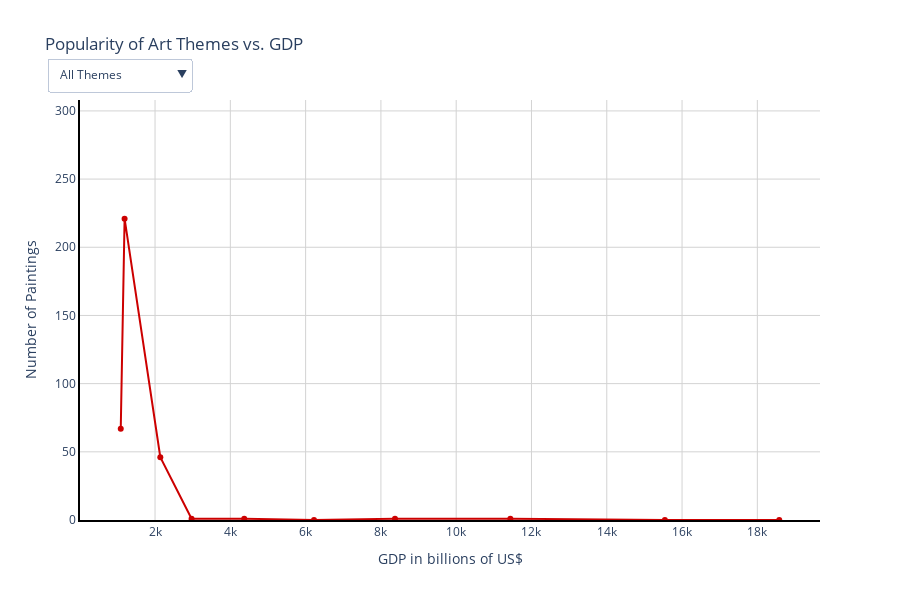

The notebook cell saved with this chart:
### Markdown cell above
This graph below shows the effect of GDP on any art theme

### Code cell
# Function to generate high-contrast colors
def generate_colors(n):
    colors = []
    for i in range(n):
        hue = (i * 137.5) % 360  # Spread colors around the HSL wheel
        rgb = colorsys.hls_to_rgb(hue / 360, 0.4, 1.0)  # Ensure mid-brightness
        hex_color = "#{:02x}{:02x}{:02x}".format(
            int(rgb[0] * 255), int(rgb[1] * 255), int(rgb[2] * 255)
        )
        colors.append(hex_color)
    return colors

# Generate a color list with good contrast
colors = generate_colors(len(art_themes))

# Calculate the average effect of GDP on paintings
average_paintings = np.mean(paintings_data, axis=1)

# Initialize figure
fig = go.Figure()

# Add traces for each art theme
for i, theme in enumerate(art_themes):
    fig.add_trace(
        go.Scatter(
            x=GDP_decade,
            y=paintings_data[:, i],
            name=theme,
            visible=(i == 0),
            line=dict(color=colors[i])
        )
    )

# Add a trace for the average effect (initially hidden)
fig.add_trace(
    go.Scatter(
        x=GDP_decade,
        y=average_paintings,
        name="Average Effect",
        visible=False,  # Initially hidden
        line=dict(color="black", width=3, dash="dashdot")  # Black dashed line
    )
)

# Create dropdown menu options
dropdown_options = [
    {
        "label": "All Themes",
        "method": "update",
        "args": [
            {"visible": [True] * len(art_themes) + [False]},  # Show all themes, hide average
            {"title": "Popularity of All Art Themes vs. GDP"}
        ]
    },
    {
        "label": "Average Effect",
        "method": "update",
        "args": [
            {"visible": [False] * len(art_themes) + [True]},  # Hide all themes, show average
            {"title": "Average Effect of GDP on Number of Paintings"}
        ]
    }
]

# Add individual theme options
dropdown_options.extend([
    {
        "label": theme,
        "method": "update",
        "args": [
            {"visible": [j == i for j in range(len(art_themes))] + [False]},  # Show only selected theme, hide average
            {"title": f"Popularity of {theme} vs. GDP"}
        ]
    }
    for i, theme in enumerate(art_themes)
])

# Apply layout fixes (White background, black y-axis, dark gray x-axis)
fig.update_layout(
    width=900, 
    height=600, 
    paper_bgcolor="white",  
    plot_bgcolor="white",
    xaxis=dict(
        showgrid=True,
        gridcolor="lightgray",
        showline=True,
        linecolor="black",
        linewidth=2,
    ),
    yaxis=dict(
        showgrid=True,
        gridcolor="lightgray",
        showline=True, 
        linecolor="black",  
        linewidth=2, 
        range=[0, np.max(paintings_data)],
    ),
    updatemenus=[
        {
            "buttons": dropdown_options,
            "direction": "down",
            "showactive": True,
            "x": 0.15,  
            "y": 1.1
        }
    ],
    title="Popularity of Art Themes vs. GDP",
    xaxis_title="GDP in billions of US$",
    yaxis_title="Number of Paintings",
)

# Display the figure
fig.show()

# Save as an interactive HTML file
pio.write_html(fig, "../../website/figures/interactive_plot.html")

### Figure 1 — Plotly figure (JSON) as saved in the notebook; plotly's stock layout.template omitted (floating-point values rounded to 4 significant figures)
{"data": [{"line": {"color": "#cc0000"}, "name": "Animals", "type": "scatter", "visible": true, "x": [1089, 1191, 2140, 2970, 4369, 6223, 8374, 11439, 15544, 18582], "y": [67, 221, 46, 1, 1, 0, 1, 1, 0, 0]}, {"line": {"color": "#00cc3b"}, "name": "Architecture", "type": "scatter", "visible": false, "x": [1089, 1191, 2140, 2970, 4369, 6223, 8374, 11439, 15544, 18582], "y": [156, 308, 85, 8, 1, 4, 0, 2, 2, 0]}, {"line": {"color": "#7600cc"}, "name": "Botanical study", "type": "scatter", "visible": false, "x": [1089, 1191, 2140, 2970, 4369, 6223, 8374, 11439, 15544, 18582], "y": [152, 269, 17, 0, 0, 0, 0, 0, 0, 0]}, {"line": {"color": "#ccb200"}, "name": "Cityscapes", "type": "scatter", "visible": false, "x": [1089, 1191, 2140, 2970, 4369, 6223, 8374, 11439, 15544, 18582], "y": [52, 135, 29, 0, 0, 2, 0, 0, 0, 0]}, {"line": {"color": "#00a9cc"}, "name": "Clothing and dress", "type": "scatter", "visible": false, "x": [1089, 1191, 2140, 2970, 4369, 6223, 8374, 11439, 15544, 18582], "y": [33, 68, 28, 1, 1, 0, 5, 0, 1, 0]}, {"line": {"color": "#cc006e"}, "name": "Domestic", "type": "scatter", "visible": false, "x": [1089, 1191, 2140, 2970, 4369, 6223, 8374, 11439, 15544, 18582], "y": [42, 82, 42, 5, 1, 0, 0, 2, 0, 0]}, {"line": {"color": "#32cc00"}, "name": "Dress accessories", "type": "scatter", "visible": false, "x": [1089, 1191, 2140, 2970, 4369, 6223, 8374, 11439, 15544, 18582], "y": [32, 59, 14, 0, 2, 1, 5, 0, 1, 0]}, {"line": {"color": "#0800cc"}, "name": "Figure female", "type": "scatter", "visible": false, "x": [1089, 1191, 2140, 2970, 4369, 6223, 8374, 11439, 15544, 18582], "y": [73, 100, 28, 0, 0, 0, 0, 0, 0, 0]}, {"line": {"color": "#cc4400"}, "name": "Figure group", "type": "scatter", "visible": false, "x": [1089, 1191, 2140, 2970, 4369, 6223, 8374, 11439, 15544, 18582], "y": [108, 200, 72, 4, 4, 2, 0, 0, 2, 0]}, {"line": {"color": "#00cc7f"}, "name": "Figure male", "type": "scatter", "visible": false, "x": [1089, 1191, 2140, 2970, 4369, 6223, 8374, 11439, 15544, 18582], "y": [39, 68, 82, 1, 2, 0, 1, 0, 1, 0]}, {"line": {"color": "#ba00cc"}, "name": "Horses", "type": "scatter", "visible": false, "x": [1089, 1191, 2140, 2970, 4369, 6223, 8374, 11439, 15544, 18582], "y": [18, 74, 13, 0, 0, 0, 0, 0, 0, 0]}, {"line": {"color": "#a1cc00"}, "name": "Landscapes", "type": "scatter", "visible": false, "x": [1089, 1191, 2140, 2970, 4369, 6223, 8374, 11439, 15544, 18582], "y": [200, 305, 93, 5, 3, 2, 0, 1, 1, 0]}, {"line": {"color": "#0065cc"}, "name": "Men", "type": "scatter", "visible": false, "x": [1089, 1191, 2140, 2970, 4369, 6223, 8374, 11439, 15544, 18582], "y": [62, 157, 29, 2, 4, 0, 20, 0, 3, 0]}, {"line": {"color": "#cc002a"}, "name": "Mountains", "type": "scatter", "visible": false, "x": [1089, 1191, 2140, 2970, 4369, 6223, 8374, 11439, 15544, 18582], "y": [26, 55, 13, 1, 0, 0, 0, 0, 1, 0]}, {"line": {"color": "#00cc11"}, "name": "Nudity", "type": "scatter", "visible": false, "x": [1089, 1191, 2140, 2970, 4369, 6223, 8374, 11439, 15544, 18582], "y": [43, 80, 7, 0, 0, 0, 0, 0, 0, 0]}, {"line": {"color": "#4c00cc"}, "name": "Occupations", "type": "scatter", "visible": false, "x": [1089, 1191, 2140, 2970, 4369, 6223, 8374, 11439, 15544, 18582], "y": [69, 138, 82, 2, 2, 1, 1, 1, 0, 0]}, {"line": {"color": "#cc8800"}, "name": "Portraits", "type": "scatter", "visible": false, "x": [1089, 1191, 2140, 2970, 4369, 6223, 8374, 11439, 15544, 18582], "y": [88, 169, 23, 4, 4, 1, 31, 0, 3, 1]}, {"line": {"color": "#00ccc3"}, "name": "Religion", "type": "scatter", "visible": false, "x": [1089, 1191, 2140, 2970, 4369, 6223, 8374, 11439, 15544, 18582], "y": [40, 76, 14, 3, 0, 0, 0, 0, 0, 1]}, {"line": {"color": "#cc0098"}, "name": "Trees", "type": "scatter", "visible": false, "x": [1089, 1191, 2140, 2970, 4369, 6223, 8374, 11439, 15544, 18582], "y": [34, 65, 9, 1, 0, 0, 0, 0, 0, 0]}, {"line": {"color": "#5dcc00"}, "name": "Women", "type": "scatter", "visible": false, "x": [1089, 1191, 2140, 2970, 4369, 6223, 8374, 11439, 15544, 18582], "y": [47, 66, 16, 2, 0, 2, 14, 0, 0, 0]}, {"line": {"color": "black", "dash": "dashdot", "width": 3}, "name": "Average Effect", "type": "scatter", "visible": false, "x": [1089, 1191, 2140, 2970, 4369, 6223, 8374, 11439, 15544, 18582], "y": [69.05, 134.8, 37.1, 2, 1.25, 0.75, 3.9, 0.35, 0.75, 0.1]}], "layout": {"height": 600, "paper_bgcolor": "white", "plot_bgcolor": "white", "title": {"text": "Popularity of Art Themes vs. GDP"}, "updatemenus": [{"buttons": [{"args": [{"visible": [true, true, true, true, true, true, true, true, true, true, true, true, true, true, true, true, true, true, true, true, false]}, {"title": "Popularity of All Art Themes vs. GDP"}], "label": "All Themes", "method": "update"}, {"args": [{"visible": [false, false, false, false, false, false, false, false, false, false, false, false, false, false, false, false, false, false, false, false, true]}, {"title": "Average Effect of GDP on Number of Paintings"}], "label": "Average Effect", "method": "update"}, {"args": [{"visible": [true, false, false, false, false, false, false, false, false, false, false, false, false, false, false, false, false, false, false, false, false]}, {"title": "Popularity of Animals vs. GDP"}], "label": "Animals", "method": "update"}, {"args": [{"visible": [false, true, false, false, false, false, false, false, false, false, false, false, false, false, false, false, false, false, false, false, false]}, {"title": "Popularity of Architecture vs. GDP"}], "label": "Architecture", "method": "update"}, {"args": [{"visible": [false, false, true, false, false, false, false, false, false, false, false, false, false, false, false, false, false, false, false, false, false]}, {"title": "Popularity of Botanical study vs. GDP"}], "label": "Botanical study", "method": "update"}, {"args": [{"visible": [false, false, false, true, false, false, false, false, false, false, false, false, false, false, false, false, false, false, false, false, false]}, {"title": "Popularity of Cityscapes vs. GDP"}], "label": "Cityscapes", "method": "update"}, {"args": [{"visible": [false, false, false, false, true, false, false, false, false, false, false, false, false, false, false, false, false, false, false, false, false]}, {"title": "Popularity of Clothing and dress vs. GDP"}], "label": "Clothing and dress", "method": "update"}, {"args": [{"visible": [false, false, false, false, false, true, false, false, false, false, false, false, false, false, false, false, false, false, false, false, false]}, {"title": "Popularity of Domestic vs. GDP"}], "label": "Domestic", "method": "update"}, {"args": [{"visible": [false, false, false, false, false, false, true, false, false, false, false, false, false, false, false, false, false, false, false, false, false]}, {"title": "Popularity of Dress accessories vs. GDP"}], "label": "Dress accessories", "method": "update"}, {"args": [{"visible": [false, false, false, false, false, false, false, true, false, false, false, false, false, false, false, false, false, false, false, false, false]}, {"title": "Popularity of Figure female vs. GDP"}], "label": "Figure female", "method": "update"}, {"args": [{"visible": [false, false, false, false, false, false, false, false, true, false, false, false, false, false, false, false, false, false, false, false, false]}, {"title": "Popularity of Figure group vs. GDP"}], "label": "Figure group", "method": "update"}, {"args": [{"visible": [false, false, false, false, false, false, false, false, false, true, false, false, false, false, false, false, false, false, false, false, false]}, {"title": "Popularity of Figure male vs. GDP"}], "label": "Figure male", "method": "update"}, {"args": [{"visible": [false, false, false, false, false, false, false, false, false, false, true, false, false, false, false, false, false, false, false, false, false]}, {"title": "Popularity of Horses vs. GDP"}], "label": "Horses", "method": "update"}, {"args": [{"visible": [false, false, false, false, false, false, false, false, false, false, false, true, false, false, false, false, false, false, false, false, false]}, {"title": "Popularity of Landscapes vs. GDP"}], "label": "Landscapes", "method": "update"}, {"args": [{"visible": [false, false, false, false, false, false, false, false, false, false, false, false, true, false, false, false, false, false, false, false, false]}, {"title": "Popularity of Men vs. GDP"}], "label": "Men", "method": "update"}, {"args": [{"visible": [false, false, false, false, false, false, false, false, false, false, false, false, false, true, false, false, false, false, false, false, false]}, {"title": "Popularity of Mountains vs. GDP"}], "label": "Mountains", "method": "update"}, {"args": [{"visible": [false, false, false, false, false, false, false, false, false, false, false, false, false, false, true, false, false, false, false, false, false]}, {"title": "Popularity of Nudity vs. GDP"}], "label": "Nudity", "method": "update"}, {"args": [{"visible": [false, false, false, false, false, false, false, false, false, false, false, false, false, false, false, true, false, false, false, false, false]}, {"title": "Popularity of Occupations vs. GDP"}], "label": "Occupations", "method": "update"}, {"args": [{"visible": [false, false, false, false, false, false, false, false, false, false, false, false, false, false, false, false, true, false, false, false, false]}, {"title": "Popularity of Portraits vs. GDP"}], "label": "Portraits", "method": "update"}, {"args": [{"visible": [false, false, false, false, false, false, false, false, false, false, false, false, false, false, false, false, false, true, false, false, false]}, {"title": "Popularity of Religion vs. GDP"}], "label": "Religion", "method": "update"}, {"args": [{"visible": [false, false, false, false, false, false, false, false, false, false, false, false, false, false, false, false, false, false, true, false, false]}, {"title": "Popularity of Trees vs. GDP"}], "label": "Trees", "method": "update"}, {"args": [{"visible": [false, false, false, false, false, false, false, false, false, false, false, false, false, false, false, false, false, false, false, true, false]}, {"title": "Popularity of Women vs. GDP"}], "label": "Women", "method": "update"}], "direction": "down", "showactive": true, "x": 0.15, "y": 1.1}], "width": 900, "xaxis": {"gridcolor": "lightgray", "linecolor": "black", "linewidth": 2, "showgrid": true, "showline": true, "title": {"text": "GDP in billions of US$"}}, "yaxis": {"gridcolor": "lightgray", "linecolor": "black", "linewidth": 2, "range": [0, 308], "showgrid": true, "showline": true, "title": {"text": "Number of Paintings"}}}}
